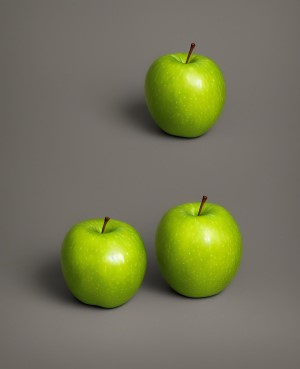
#> input picture image.jpg, 300 x 369 px
$ python binarize_normally.py
#> lines starting #> are read from the running program, lines starting #| are printed output that depends on the picture; after the words box and inside, x2 and y2 are one past the last pixel; in counts of white or black regions, pixels touching at a corner belong together
# binarize_normally.py
import cv2
import matplotlib.pyplot as plt

# 画像の読み込み
img = cv2.imread("image.jpg")
#> img is the input picture: shape (369, 300, 3); mean B, G, R 88.1, 116.9, 116.3
print(img)
#> (printed output is left out)
# グレースケール変換
img_gray = cv2.cvtColor(img, cv2.COLOR_BGR2GRAY)
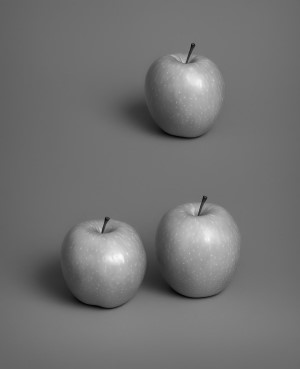
#> img_gray: shape (369, 300); min 4, max 249, mean 113.5

# 二値化のしきい値を設定
threshold = 128

ret, thresh1 = cv2.threshold(img_gray, threshold, 255, cv2.THRESH_BINARY)
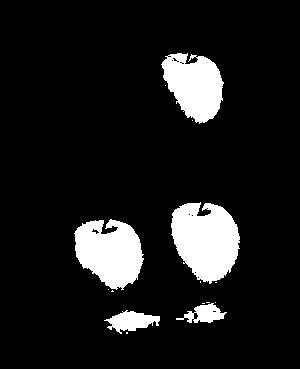
#> thresh1: shape (369, 300); 10.7% white; 15 white regions (10 under 20 px), largest, box (x1, y1, x2, y2) and area: (171, 202, 240, 284) 4074, (74, 219, 144, 290) 3474, (161, 53, 224, 124) 2988, (104, 310, 160, 334) 731, (176, 303, 227, 323) 516
#> ret = 128
ret, thresh2 = cv2.threshold(img_gray, threshold, 255, cv2.THRESH_BINARY_INV)
ret, thresh3 = cv2.threshold(img_gray, threshold, 255, cv2.THRESH_TRUNC)
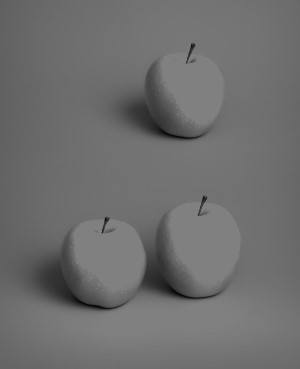
#> thresh3: shape (369, 300); min 4, max 128, mean 110
ret, thresh4 = cv2.threshold(img_gray, threshold, 255, cv2.THRESH_TOZERO)
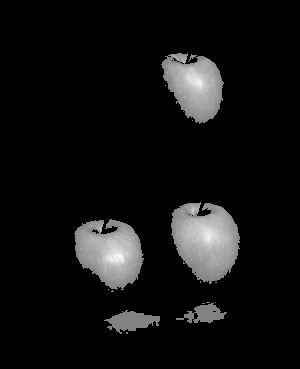
#> thresh4: shape (369, 300); min 0, max 249, mean 17.2
ret, thresh5 = cv2.threshold(img_gray, threshold, 255, cv2.THRESH_TOZERO_INV)
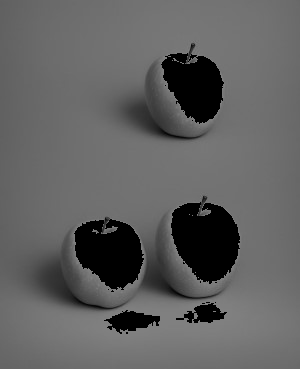
#> thresh5: shape (369, 300); min 0, max 128, mean 96.3

titles = ["GRAY", "BINARY", "BINARY_INV", "TRUNC", "TOZERO", "TOZERO_INV"]
images = [img_gray, thresh1, thresh2, thresh3, thresh4, thresh5]

for i in range(6):
    plt.subplot(2, 3, i + 1), plt.imshow(images[i], "gray")
    plt.title(titles[i])
plt.show()
